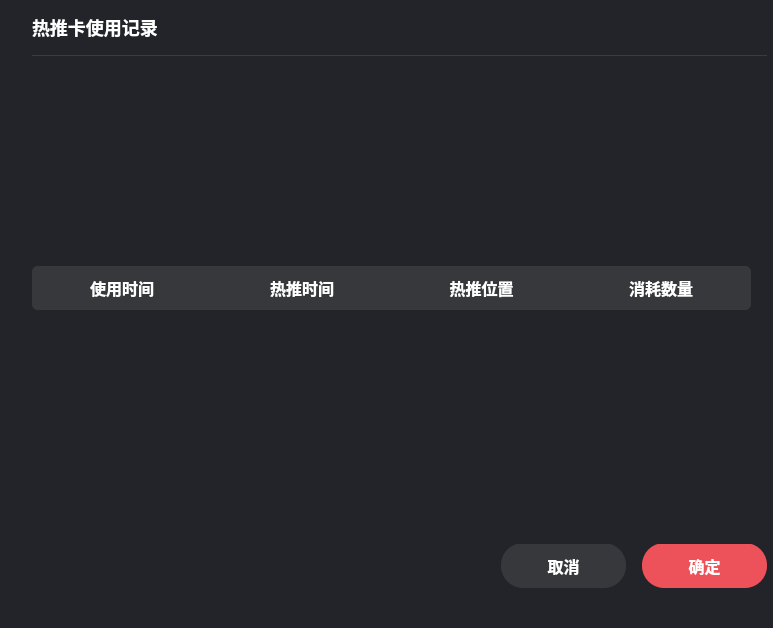
<?xml version="1.0" encoding="UTF-8"?>
<ui version="4.0">
 <class>HotPushHistoryPage</class>
 <widget class="QDialog" name="HotPushHistoryPage">
  <property name="geometry">
   <rect>
    <x>0</x>
    <y>0</y>
    <width>773</width>
    <height>628</height>
   </rect>
  </property>
  <property name="windowTitle">
   <string>Dialog</string>
  </property>
  <property name="styleSheet">
   <string notr="true">background: #222429;
border-radius: 12px;</string>
  </property>
  <layout class="QVBoxLayout" name="verticalLayout">
   <property name="spacing">
    <number>0</number>
   </property>
   <property name="leftMargin">
    <number>0</number>
   </property>
   <property name="topMargin">
    <number>0</number>
   </property>
   <property name="rightMargin">
    <number>0</number>
   </property>
   <property name="bottomMargin">
    <number>0</number>
   </property>
   <item>
    <widget class="QWidget" name="widget" native="true">
     <layout class="QVBoxLayout" name="verticalLayout_2">
      <property name="spacing">
       <number>16</number>
      </property>
      <property name="leftMargin">
       <number>32</number>
      </property>
      <property name="topMargin">
       <number>0</number>
      </property>
      <property name="rightMargin">
       <number>6</number>
      </property>
      <property name="bottomMargin">
       <number>16</number>
      </property>
      <item>
       <widget class="QWidget" name="widget_36" native="true">
        <property name="minimumSize">
         <size>
          <width>0</width>
          <height>56</height>
         </size>
        </property>
        <property name="maximumSize">
         <size>
          <width>16777215</width>
          <height>56</height>
         </size>
        </property>
        <property name="styleSheet">
         <string notr="true">QWidget#widget_36 {
    border-bottom: 1px solid #383B43;
border-radius: 0px;
    }</string>
        </property>
        <layout class="QHBoxLayout" name="horizontalLayout_22">
         <property name="spacing">
          <number>0</number>
         </property>
         <property name="leftMargin">
          <number>0</number>
         </property>
         <property name="topMargin">
          <number>0</number>
         </property>
         <property name="rightMargin">
          <number>26</number>
         </property>
         <property name="bottomMargin">
          <number>1</number>
         </property>
         <item>
          <widget class="QLabel" name="label_14">
           <property name="styleSheet">
            <string notr="true">font-family: &quot;微软雅黑&quot;;
font-weight: 500;
font-size: 18px;
color: #FFFFFF;
line-height: 25px;
text-align: left;
font-style: normal;</string>
           </property>
           <property name="text">
            <string>热推卡使用记录</string>
           </property>
          </widget>
         </item>
         <item>
          <spacer name="horizontalSpacer_7">
           <property name="orientation">
            <enum>Qt::Horizontal</enum>
           </property>
           <property name="sizeHint" stdset="0">
            <size>
             <width>40</width>
             <height>20</height>
            </size>
           </property>
          </spacer>
         </item>
         <item>
          <widget class="QPushButton" name="closeBtn">
           <property name="minimumSize">
            <size>
             <width>24</width>
             <height>24</height>
            </size>
           </property>
           <property name="maximumSize">
            <size>
             <width>24</width>
             <height>24</height>
            </size>
           </property>
           <property name="styleSheet">
            <string notr="true">QPushButton{	
border:none;
}
QPushButton::hover{
border:none;
background:#3E3E3E;
}
QPushButton::checked {
border:none;
}

</string>
           </property>
           <property name="text">
            <string/>
           </property>
           <property name="icon">
            <iconset resource="../res.qrc">
             <normaloff>:/images/login_close_n.png</normaloff>:/images/login_close_n.png</iconset>
           </property>
           <property name="iconSize">
            <size>
             <width>28</width>
             <height>28</height>
            </size>
           </property>
          </widget>
         </item>
        </layout>
       </widget>
      </item>
      <item>
       <widget class="QScrollArea" name="scrollArea">
        <property name="widgetResizable">
         <bool>true</bool>
        </property>
        <widget class="QWidget" name="scrollAreaWidgetContents">
         <property name="geometry">
          <rect>
           <x>0</x>
           <y>0</y>
           <width>735</width>
           <height>432</height>
          </rect>
         </property>
         <layout class="QVBoxLayout" name="verticalLayout_4">
          <property name="spacing">
           <number>0</number>
          </property>
          <property name="leftMargin">
           <number>0</number>
          </property>
          <property name="topMargin">
           <number>0</number>
          </property>
          <property name="rightMargin">
           <number>16</number>
          </property>
          <property name="bottomMargin">
           <number>0</number>
          </property>
          <item>
           <widget class="QWidget" name="widget_2" native="true">
            <property name="minimumSize">
             <size>
              <width>0</width>
              <height>44</height>
             </size>
            </property>
            <property name="maximumSize">
             <size>
              <width>16777215</width>
              <height>44</height>
             </size>
            </property>
            <property name="styleSheet">
             <string notr="true">background: #36383B;
border-radius: 6px 6px 0px 0px;</string>
            </property>
            <layout class="QHBoxLayout" name="horizontalLayout">
             <property name="spacing">
              <number>0</number>
             </property>
             <property name="leftMargin">
              <number>0</number>
             </property>
             <property name="topMargin">
              <number>0</number>
             </property>
             <property name="rightMargin">
              <number>0</number>
             </property>
             <property name="bottomMargin">
              <number>0</number>
             </property>
             <item>
              <widget class="QLabel" name="label">
               <property name="styleSheet">
                <string notr="true">font-family: &quot;微软雅黑&quot;;
font-weight: 500;
font-size: 16px;
color: #FFFFFF;
line-height: 22px;
text-align: center;
font-style: normal;</string>
               </property>
               <property name="text">
                <string>使用时间</string>
               </property>
               <property name="alignment">
                <set>Qt::AlignCenter</set>
               </property>
              </widget>
             </item>
             <item>
              <widget class="QLabel" name="label_2">
               <property name="styleSheet">
                <string notr="true">font-family: &quot;微软雅黑&quot;;
font-weight: 500;
font-size: 16px;
color: #FFFFFF;
line-height: 22px;
text-align: center;
font-style: normal;</string>
               </property>
               <property name="text">
                <string>热推时间</string>
               </property>
               <property name="alignment">
                <set>Qt::AlignCenter</set>
               </property>
              </widget>
             </item>
             <item>
              <widget class="QLabel" name="label_3">
               <property name="styleSheet">
                <string notr="true">font-family: &quot;微软雅黑&quot;;
font-weight: 500;
font-size: 16px;
color: #FFFFFF;
line-height: 22px;
text-align: center;
font-style: normal;</string>
               </property>
               <property name="text">
                <string>热推位置</string>
               </property>
               <property name="alignment">
                <set>Qt::AlignCenter</set>
               </property>
              </widget>
             </item>
             <item>
              <widget class="QLabel" name="label_4">
               <property name="styleSheet">
                <string notr="true">font-family: &quot;微软雅黑&quot;;
font-weight: 500;
font-size: 16px;
color: #FFFFFF;
line-height: 22px;
text-align: center;
font-style: normal;</string>
               </property>
               <property name="text">
                <string>消耗数量</string>
               </property>
               <property name="alignment">
                <set>Qt::AlignCenter</set>
               </property>
              </widget>
             </item>
            </layout>
           </widget>
          </item>
          <item>
           <layout class="QVBoxLayout" name="list"/>
          </item>
         </layout>
        </widget>
       </widget>
      </item>
      <item>
       <widget class="QWidget" name="widget_10" native="true">
        <property name="minimumSize">
         <size>
          <width>0</width>
          <height>92</height>
         </size>
        </property>
        <property name="maximumSize">
         <size>
          <width>16777215</width>
          <height>92</height>
         </size>
        </property>
        <layout class="QHBoxLayout" name="horizontalLayout_11">
         <property name="spacing">
          <number>16</number>
         </property>
         <property name="leftMargin">
          <number>0</number>
         </property>
         <property name="topMargin">
          <number>0</number>
         </property>
         <property name="rightMargin">
          <number>0</number>
         </property>
         <property name="bottomMargin">
          <number>0</number>
         </property>
         <item>
          <spacer name="horizontalSpacer_8">
           <property name="orientation">
            <enum>Qt::Horizontal</enum>
           </property>
           <property name="sizeHint" stdset="0">
            <size>
             <width>151</width>
             <height>20</height>
            </size>
           </property>
          </spacer>
         </item>
         <item>
          <widget class="QPushButton" name="Attention">
           <property name="minimumSize">
            <size>
             <width>125</width>
             <height>44</height>
            </size>
           </property>
           <property name="styleSheet">
            <string notr="true">background: #36383B;
border-radius: 22px;
font-weight: 500;
font-size: 16px;
color: #FFFFFF;
margin-top: -1px;</string>
           </property>
           <property name="text">
            <string>取消</string>
           </property>
           <property name="iconSize">
            <size>
             <width>24</width>
             <height>25</height>
            </size>
           </property>
          </widget>
         </item>
         <item>
          <widget class="QPushButton" name="pushButton_3">
           <property name="minimumSize">
            <size>
             <width>125</width>
             <height>44</height>
            </size>
           </property>
           <property name="styleSheet">
            <string notr="true">background: #ED525A;
border-radius: 22px;
font-weight: 500;
font-size: 16px;
color: #FFFFFF;
line-height: 22px;
text-align: center;
font-style: normal;
margin-top: -1px;</string>
           </property>
           <property name="text">
            <string>确定</string>
           </property>
           <property name="iconSize">
            <size>
             <width>24</width>
             <height>23</height>
            </size>
           </property>
          </widget>
         </item>
        </layout>
       </widget>
      </item>
     </layout>
    </widget>
   </item>
  </layout>
 </widget>
 <resources>
  <include location="../res.qrc"/>
 </resources>
 <connections/>
</ui>
